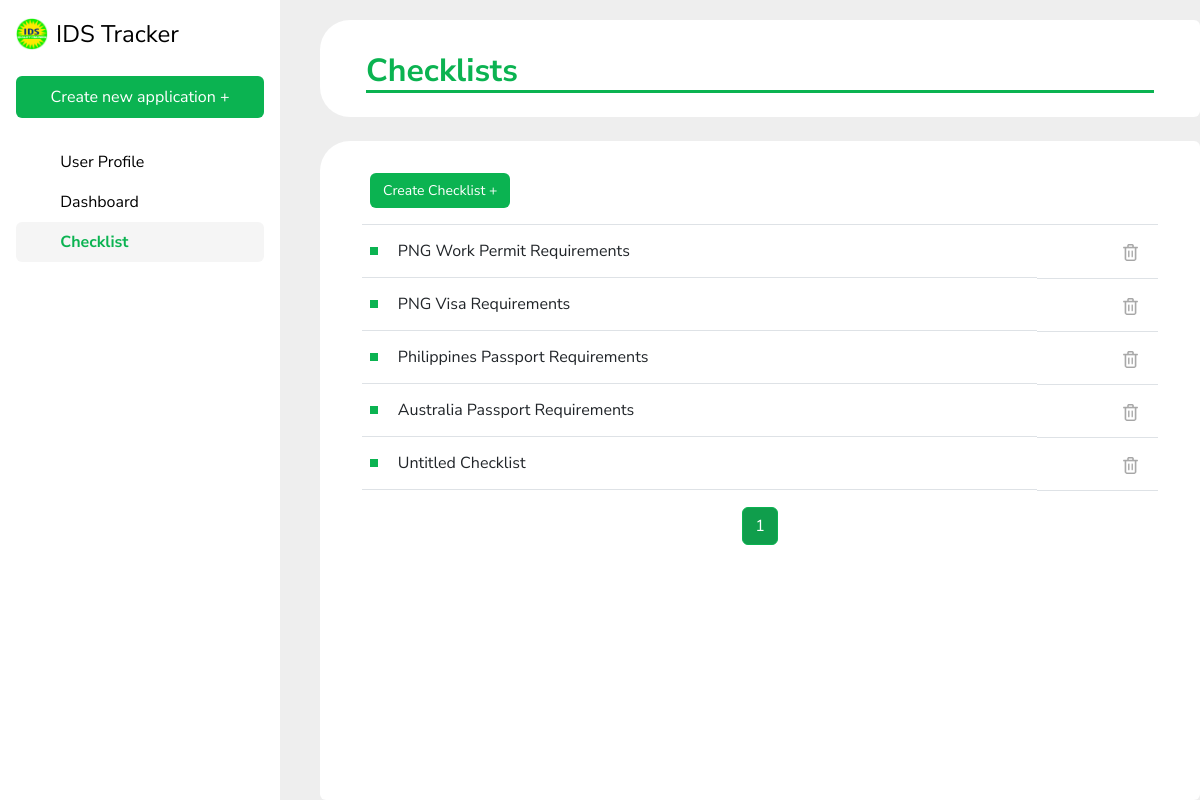
The app's page /checklist, older data.
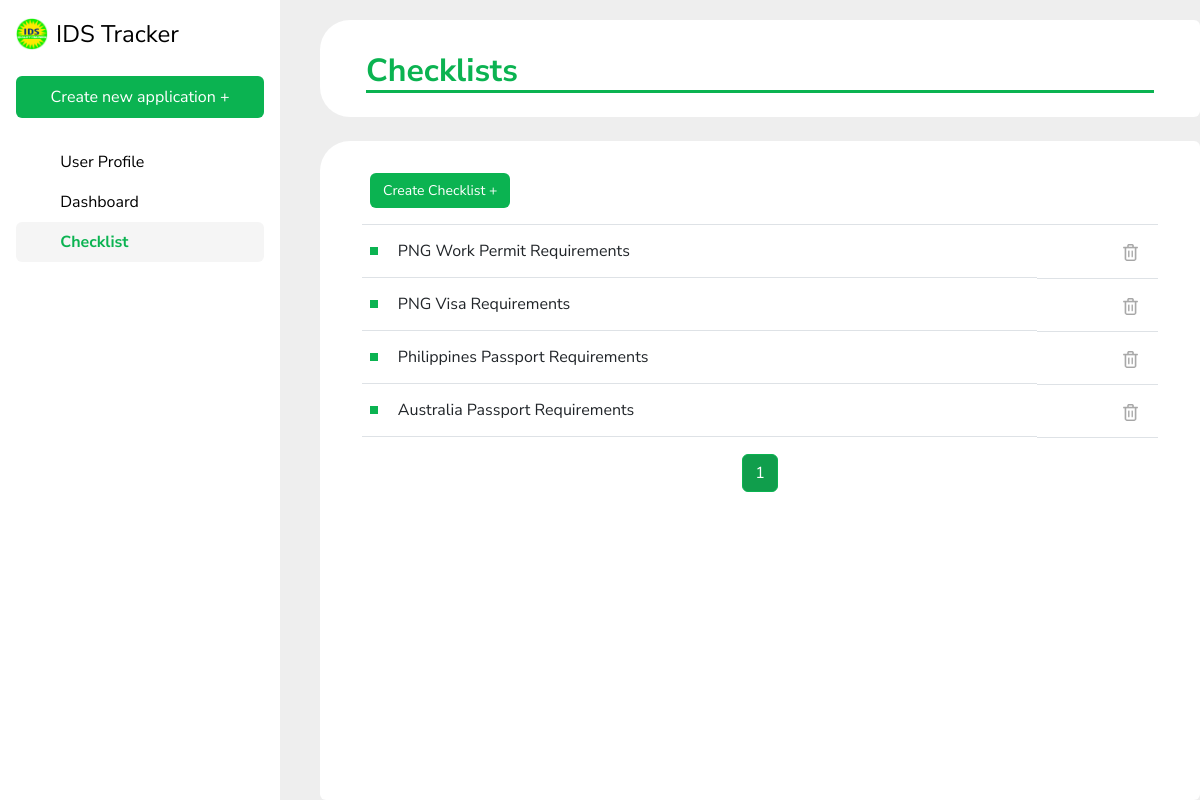
The same page, newer data.
### IDSapp/models.py (models this page shows, shortened)
class Checklist(models.Model):
    document_types = [
        ('Visa', 'Visa'),
        ('Passport', 'Passport'),
        ('Work Permit', 'Work Permit')
    ]
    name = models.CharField(max_length=255)
    documentType = models.CharField(max_length = 20, choices = document_types, null=True)
    country =  models.CharField(max_length = 50, null=True)

### IDSapp/views.py (the view)
# urls.py: path('checklist', views.view_checklist, name = 'view_checklist'),
def view_checklist(request):
    checklist_list = Checklist.objects.all()
    paginator = Paginator(checklist_list, 7)  # Show 7 checklists per page
    page_number = request.GET.get('page')
    page_obj = paginator.get_page(page_number)
    context = {
        'document_type_choices': Checklist.document_types,
        'page_obj': page_obj,
    }
    return render(request, 'checklist.html', context)

### IDSapp/templates/checklist.html (shortened to what this page needs)
{% extends 'base.html' %}
{% load static %}
{% block content %}
<div class="flex-container">
    <div class="card" style="border: none; border-bottom-left-radius: 30px; border-top-left-radius: 30px;">
        <div class="card-body">
            <h2 class="card-title mt-3" style="margin-left: 30px; margin-right: 30px; color: #0BB351; font-weight: bold; border-bottom: 3px solid #0BB351;">Checklists</h2>
        </div>
    </div>
    <div id="dynamicCard" class="card mt-4 flex-grow">
            <div class="container-fluid">
                <div style="margin-left: 30px; margin-right: 30px;">
                    <table class="table table-hover mt-4">
                        <thead>
                            <tr>
                                <th scope="col">
                                    <form action="{% url 'create_checklist' %}" method="POST">
                                        <button type="submit" class="text-decoration-none btn mb-2" style="color: #ffffff; background-color: #0BB351; font-size: 14px;">Create Checklist +</button>
                                    </form>
                                </th>
                                <th scope="col" class="text-end">
                                </th>
                            </tr>
                        </thead>
                        <tbody>
                            {% for checklist in page_obj %}
                            <tr>
                                <td class="d-flex align-items-center">
                                    <div class="bullet me-2"></div>
                                    <button type="button" class="btn w-100 text-start" data-bs-toggle="modal" data-bs-target="#checklistModal{{ checklist.id }}" style="border: none;">
                                        {{ checklist.name }}
                                    </button>
                                </td>
                                <td class="text-end">
                                    <form action="{% url 'delete_checklist' checklist.id %}" method="POST">
                                        <button type="submit" class="btn" style="background: none; border: none;" onclick="return confirm('Are you sure you want to delete this checklist?')">
                                            <img src="{% static 'bin2.png' %}" width="15" height="17" alt="Delete">
                                        </button>
                                    </form>
                                </td>
                            </tr>
                            {% endfor %}
                        </tbody>
                    </table>
                    <nav aria-label="Page navigation" class="mt-3">
                        <ul class="pagination justify-content-center">
                            {% for num in page_obj.paginator.page_range %}
                                <li class="page-item {% if page_obj.number == num %}active{% endif %}">
                                    <a class="page-link" href="?page={{ num }}">{{ num }}</a>
                                </li>
                            {% endfor %}
                        </ul>
                    </nav>
                </div>
            </div>
    </div>
</div>
{% endblock %}

Row changes from the older to the newer data that the page shows:
removed Checklist: name "Untitled Checklist"
